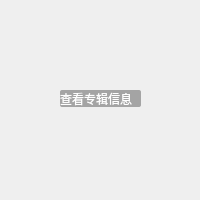
<?xml version="1.0" encoding="UTF-8"?>
<ui version="4.0">
 <class>AlbumWidget</class>
 <widget class="QWidget" name="AlbumWidget">
  <property name="geometry">
   <rect>
    <x>0</x>
    <y>0</y>
    <width>200</width>
    <height>200</height>
   </rect>
  </property>
  <property name="windowTitle">
   <string>Form</string>
  </property>
  <widget class="QLabel" name="label">
   <property name="geometry">
    <rect>
     <x>60</x>
     <y>90</y>
     <width>81</width>
     <height>17</height>
    </rect>
   </property>
   <property name="styleSheet">
    <string notr="true">background: rgba(0,0,0,80);
border-radius: 2px;</string>
   </property>
   <property name="text">
    <string>&lt;font color=&quot;white&quot;&gt;查看专辑信息&lt;/font&gt;</string>
   </property>
  </widget>
  <widget class="AlbumImage" name="albimImage">
   <property name="geometry">
    <rect>
     <x>0</x>
     <y>0</y>
     <width>200</width>
     <height>200</height>
    </rect>
   </property>
   <property name="text">
    <string/>
   </property>
  </widget>
 </widget>
 <customwidgets>
  <customwidget>
   <class>AlbumImage</class>
   <extends>QLabel</extends>
   <header>albumimage.h</header>
  </customwidget>
 </customwidgets>
 <resources/>
 <connections/>
</ui>
